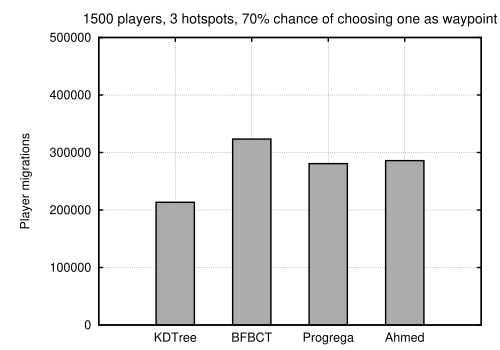

The gnuplot source for this figure:
load "../migrations_generic_1500.gp"

set title '1500 players, 3 hotspots, 70% chance of choosing one as waypoint' font "Helvetica, 20"
plot 'all_resumed.data' using ($2+$3):xtic(1) t "Migrations" lc rgb '#AAAAAA'

#pause -1 "Hit any key to continue"
